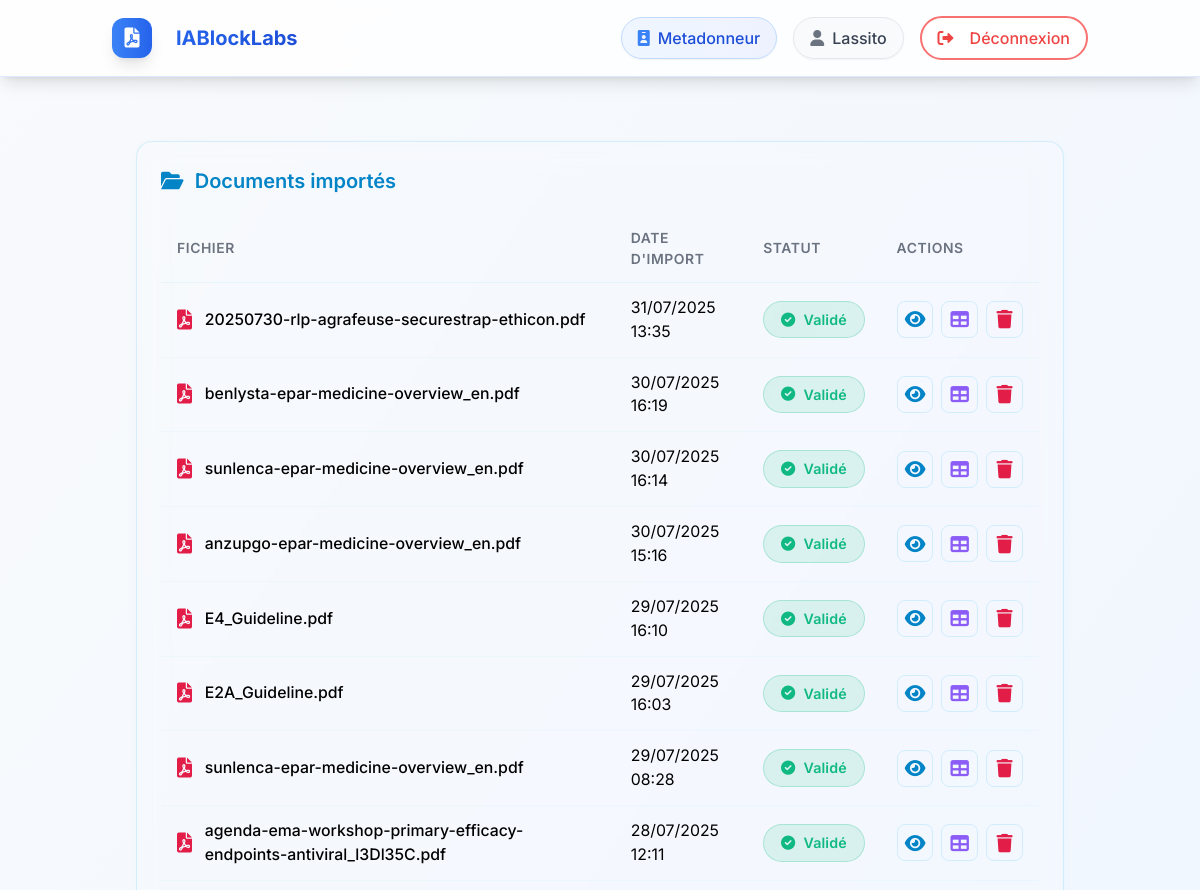
Before: /documents/ (signed in, upper part) with the older database file.
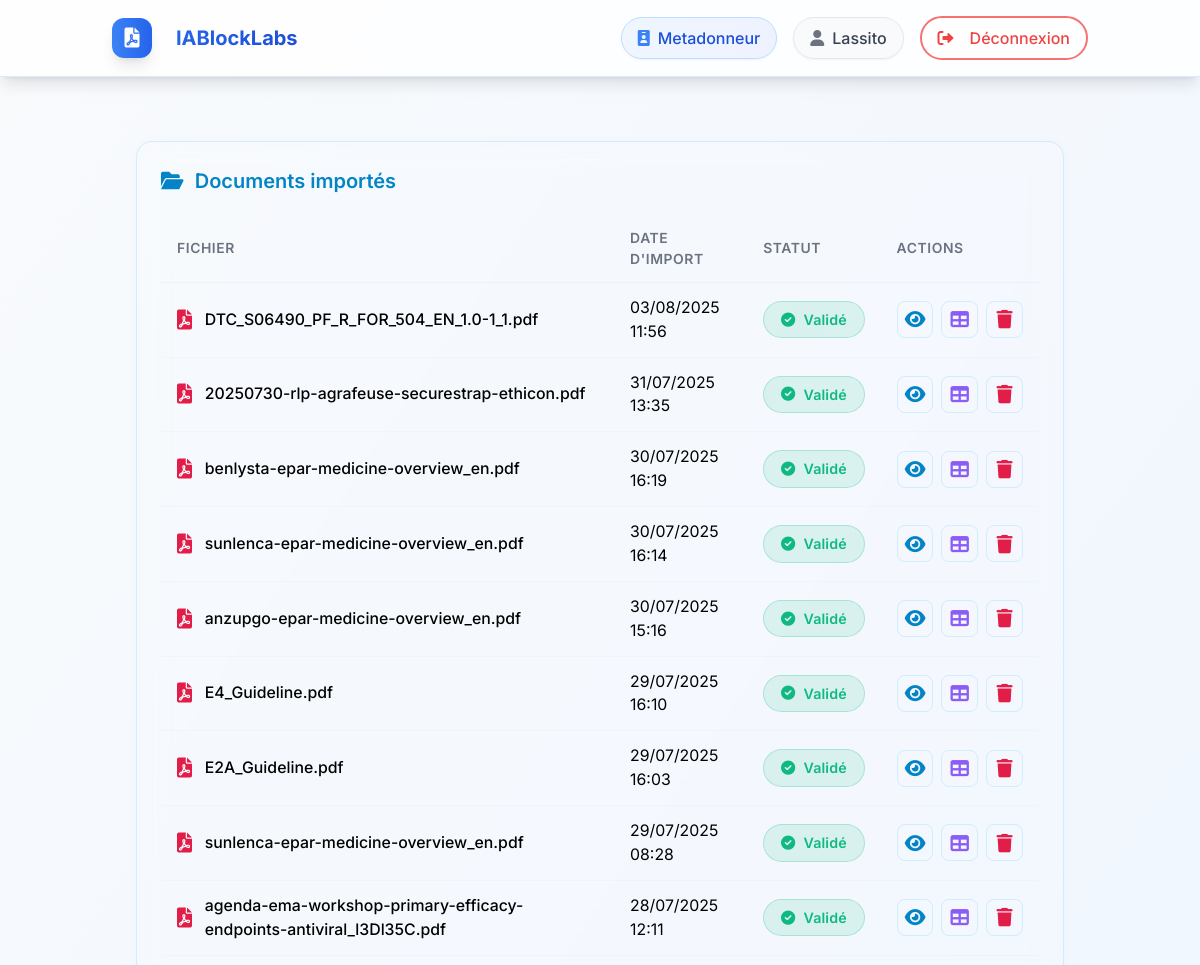
After: the same page with the newer database file.
### rawdocs/models.py (models this page shows, shortened)
class RawDocument(models.Model):
    url = models.URLField(help_text="URL d'origine du PDF", blank=True)
    file = models.FileField(upload_to=pdf_upload_to, help_text="Fichier PDF téléchargé")
    created_at = models.DateTimeField(auto_now_add=True)
    owner = models.ForeignKey(
        settings.AUTH_USER_MODEL,
        on_delete=models.CASCADE,
        related_name='raw_documents',
        null=True, blank=True,
        help_text="Utilisateur qui a téléchargé ce document"
    )
    is_validated = models.BooleanField(default=False, help_text="Document validé par un métadonneur")
    validated_at = models.DateTimeField(null=True, blank=True)
    is_ready_for_expert = models.BooleanField(default=False, help_text="Document prêt pour révision expert")
    expert_ready_at = models.DateTimeField(null=True, blank=True,
                                           help_text="Date à laquelle le document est devenu prêt pour l'expert")
    total_pages = models.IntegerField(default=0, help_text="Nombre total de pages")
    pages_extracted = models.BooleanField(default=False, help_text="Pages extraites individuellement")
    title = models.TextField(blank=True, help_text="Titre du document")
    doc_type = models.CharField("Type", max_length=100, blank=True, help_text="Type du document (guide, rapport…)")
    publication_date = models.CharField(max_length=100, blank=True, help_text="Date de publication")
    version = models.CharField(max_length=50, blank=True, help_text="Version extraite")
    source = models.CharField(max_length=255, blank=True, help_text="Organisation émettrice (EMA, FDA…)")
    context = models.TextField(blank=True, help_text="Contexte extrait (2 phrases max)")
    country = models.CharField(max_length=100, blank=True, help_text="Pays détecté (GPE ou TLD)")
    language = models.CharField(max_length=10, blank=True, help_text="Langue détectée (fr, en…)")
    url_source = models.URLField(blank=True, help_text="URL d'origine pour référence")

### rawdocs/views.py (the view)
# urls.py: path('documents/', views.document_list, name='document_list'),
@login_required(login_url='rawdocs:login')
@user_passes_test(is_metadonneur)
def document_list(request):
    docs = RawDocument.objects.filter(owner=request.user).order_by('-created_at')
    for d in docs:
        d.basename = os.path.basename(d.file.name)
    return render(request, 'rawdocs/document_list.html', {'documents': docs})

### rawdocs/templatetags/rawdocs_extras.py (called while the page is built)
@register.filter
def basename(value):
    return os.path.basename(value)

### rawdocs/views.py (called while the page is built)
def is_metadonneur(user):
    return user.groups.filter(name="Metadonneur").exists()

### templates/rawdocs/document_list.html (shortened to what the changed rows need)
{% extends "base.html" %}
{% load rawdocs_extras %}
{% block content %}
<div class="dashboard-container">
    <div class="card">
        <h2 class="card-title">
            <i class="fas fa-folder-open"></i>
            Documents importés
        </h2>
        {% if documents %}
            <div class="overflow-x-auto" style="overflow-x:auto;">
                <table class="table">
                    <thead>
                        <tr>
                            <th>Fichier</th>
                            <th>Date d'import</th>
                            <th>Statut</th>
                            <th>Actions</th>
                        </tr>
                    </thead>
                    <tbody>
                        {% for doc in documents %}
                        <tr>
                            <td>
                                <div class="filename">
                                    <i class="fas fa-file-pdf"></i>
                                    {{ doc.file.name|basename }}
                                </div>
                            </td>
                            <td>{{ doc.created_at|date:"d/m/Y H:i" }}</td>
                            <td>
                                {% if doc.is_refused %}
                                    <span class="badge refused">
                                        <i class="fas fa-times-circle"></i> Refusé
                                    </span>
                                {% elif doc.requires_correction %}
                                    <span class="badge correction">
                                        <i class="fas fa-bell"></i> Correction requise
                                    </span>
                                {% elif doc.is_validated %}
                                    <span class="badge validated">
                                        <i class="fas fa-check-circle"></i> Validé
                                    </span>
                                {% else %}
                                    <span class="badge pending">
                                        <i class="fas fa-clock"></i> En attente
                                    </span>
                                {% endif %}
                            </td>
                            <td>
                                <div class="table-actions">
                                    <a href="{% url 'rawdocs:edit_metadata' doc.id %}"
                                       class="action-btn view"
                                       aria-label="Voir ou éditer les métadonnées"
                                       title="Voir / éditer les métadonnées">
                                        <i class="fas fa-eye"></i>
                                    </a>
                                    <a href="{% url 'rawdocs:document_tables_images' doc.id %}"
                                       class="action-btn extract"
                                       aria-label="Tableaux et images"
                                       title="Extraire tableaux et images">
                                        <i class="fas fa-table"></i>
                                    </a>
                                    <form method="post"
                                          action="{% url 'rawdocs:document_delete' doc.id %}"
                                          class="inline" style="display:inline;">
                                        <button type="submit"
                                                class="action-btn delete"
                                                aria-label="Supprimer"
                                                title="Supprimer"
                                                onclick="return confirm('Êtes-vous sûr de vouloir supprimer ce document ?');">
                                            <i class="fas fa-trash"></i>
                                        </button>
                                    </form>
                                </div>
                            </td>
                        </tr>
                        {% endfor %}
                    </tbody>
                </table>
            </div>
        {% endif %}
    </div>
</div>
{% endblock %}

Changed rows visible on the page:
added RawDocument: file.name|basename "DTC_S06490_PF_R_FOR_504_EN_1.0-1_1.pdf", created_at "03/08/2025 11:56", is_validated True (drawn)
